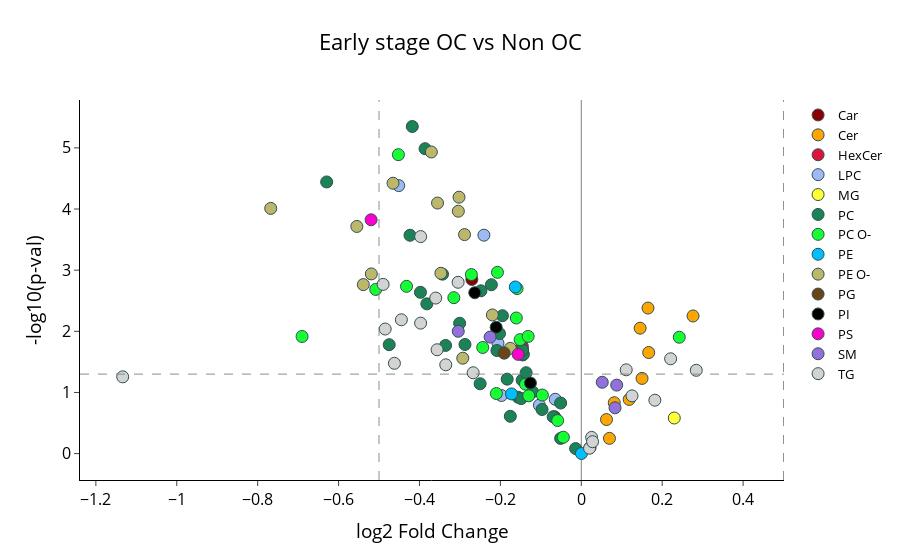

Notebook code cell kept with this figure:
### Code cell
fig = go.Figure()

trace1 = go.Scatter(
 x=car['Log2_FC_early'],
 y=car['negative_log_pval'],
 mode='markers',
 name='Car',
 hovertext=list(vol_early.index),
 marker_color ='darkred', 
 marker_line = dict(width =1, color ='DarkSlateGrey')
)

trace2 = go.Scatter(
 x=cer['Log2_FC_early'],
 y=cer['negative_log_pval'],
 mode='markers',
 name='Cer',
 hovertext=list(vol_early.index),
 marker_color ='orange', 
    marker_line = dict(width =1, color ='DarkSlateGrey')
)

trace3 = go.Scatter(
 x=HexCer['Log2_FC_early'],
 y=HexCer['negative_log_pval'],
 mode='markers',
 name='HexCer',
 hovertext=list(vol_early.index),
 marker_color = 'crimson',
    marker_line = dict(width =1, color ='DarkSlateGrey')
)

trace4 = go.Scatter(
 x=LPC['Log2_FC_early'],
 y=LPC['negative_log_pval'],
 mode='markers',
 name='LPC',
 hovertext=list(vol_early.index),
 marker_color = 'rgb(158,185,243)',
    marker_line = dict(width =1, color ='DarkSlateGrey')
)

trace5 = go.Scatter(
 x=MG['Log2_FC_early'],
 y=MG['negative_log_pval'],
 mode='markers',
 name='MG',
 hovertext=list(vol_early.index),
 marker_color = 'rgb(255,255,51)',
    marker_line = dict(width =1, color ='DarkSlateGrey')
)

trace6 = go.Scatter(
 x=PC['Log2_FC_early'],
 y=PC['negative_log_pval'],
 mode='markers',
 name='PC',
 hovertext=list(vol_early.index),
 marker_color =  '#1C8356',
    marker_line = dict(width =1, color ='DarkSlateGrey')
)

trace7 = go.Scatter(
 x=PC_O['Log2_FC_early'],
 y=PC_O['negative_log_pval'],
 mode='markers',
 name='PC O-',
 hovertext=list(vol_early.index),
 marker_color = '#16FF32',
    marker_line = dict(width =1, color ='DarkSlateGrey')
)

#trace8 = go.Scatter(
 #x=PC_P['Log2_FC_early'],
 #y=PC_P['negative_log_pval'],
 #mode='markers',
 #name='PC P-',
 #hovertext=list(vol_early.index),
 #marker_color = '#511CFB',
    #marker_line = dict(width =1, color ='DarkSlateGrey')
#)

trace9 = go.Scatter(
 x=PE['Log2_FC_early'],
 y=PE['negative_log_pval'],
 mode='markers',
 name='PE',
 hovertext=list(vol_early.index),
 marker_color = 'deepskyblue',
    marker_line = dict(width =1, color ='DarkSlateGrey')
)

trace10 = go.Scatter(
 x=PE_O['Log2_FC_early'],
 y=PE_O['negative_log_pval'],
 mode='markers',
 name='PE O-',
 hovertext=list(vol_early.index),
 marker_color = 'darkkhaki',
    marker_line = dict(width =1, color ='DarkSlateGrey')
)


trace11 = go.Scatter(
 x=PG['Log2_FC_early'],
 y=PG['negative_log_pval'],
 mode='markers',
 name='PG',
 hovertext=list(vol_early.index),
     marker_color = '#6C4516',
    marker_line = dict(width =1, color ='DarkSlateGrey')
)

trace12 = go.Scatter(
 x=PI['Log2_FC_early'],
 y=PI['negative_log_pval'],
 mode='markers',
 name='PI',
 hovertext=list(vol_early.index),
    marker_color = 'black',
    marker_line = dict(width =1, color ='DarkSlateGrey')
)

trace13 = go.Scatter(
 x=PS['Log2_FC_early'],
 y=PS['negative_log_pval'],
 mode='markers',
 name='PS',
 hovertext=list(vol_early.index),
    marker_color = '#FE00CE',
    marker_line = dict(width =1, color ='DarkSlateGrey')
)

trace14 = go.Scatter(
 x=SM['Log2_FC_early'],
 y=SM['negative_log_pval'],
 mode='markers',
 name='SM',
 hovertext=list(vol_early.index), 
    marker_color = 'mediumpurple',
    marker_line = dict(width =1, color ='DarkSlateGrey')
)

trace15 = go.Scatter(
 x=TG['Log2_FC_early'],
 y=TG['negative_log_pval'],
 mode='markers',
 name='TG',
 hovertext=list(vol_early.index),
    marker_color = 'lightgrey',
    marker_line = dict(width =1, color ='DarkSlateGrey')
)

fig.add_trace(trace1)
fig.add_trace(trace2)
fig.add_trace(trace3)
fig.add_trace(trace4)
fig.add_trace(trace5)
fig.add_trace(trace6)
fig.add_trace(trace7)
#fig.add_trace(trace8)
fig.add_trace(trace9)
fig.add_trace(trace10)
fig.add_trace(trace11)
fig.add_trace(trace12)
fig.add_trace(trace13)
fig.add_trace(trace14)
fig.add_trace(trace15)


fig.update_layout(title='Early stage OC vs Non OC', title_x = 0.5,paper_bgcolor = 'rgba(0,0,0,0)', plot_bgcolor = 'rgba(0, 0, 0, 0)', autosize = False)
fig.update_yaxes(title ='-log10(p-val)', ticks ='outside', linewidth = 1, linecolor ='black')
fig.update_xaxes(title =' log2 Fold Change', ticks ='outside', linewidth = 1, linecolor ='black' )
fig.update_xaxes(zeroline=True, zerolinewidth=1, zerolinecolor='grey')
fig.add_hline(y=1.3, line_width = 0.9, line_color = 'grey', line_dash = 'dash')
fig.add_vline(x=0.5, line_width = 0.9, line_color = 'grey', line_dash = 'dash')
fig.add_vline(x=-0.5, line_width = 0.9, line_color = 'grey', line_dash = 'dash')
fig.update_traces(marker_size=12)
fig.update_layout(legend_font_size= 13)
fig.update_layout(font_size=16, font_color ='black')

   
#save_location = 'C:/Users/ssah9/Downloads/updated files/figures/volcano_early.svg'
#save_location = 'C:/Users/samyu/9_20_22 data/updated files 9_27_22/figures/volcano_early.svg'
#save_location = ('C:/Users/samyu/9_20_22 data/updated files 9_27_22/autoscaled training and test set/wo braca/autoscaled/RF features lipid class/vol plot data/figure volcano/vol_early.svg')
#fig.write_image(save_location)
fig.show();

### Figure 1 — Plotly figure (JSON) as saved in the notebook; plotly's stock layout.template omitted (floating-point values rounded to 4 significant figures)
{"data": [{"hovertext": ["0", "1", "2", "3", "4", "5", "6", "7", "8", "9", "10", "11", "12", "13", "14", "15", "16", "17", "18", "19", "20", "21", "22", "23", "24", "25", "26", "27", "28", "29", "30", "31", "32", "33", "34", "35", "36", "37", "38", "39", "40", "41", "42", "43", "44", "45", "46", "47", "48", "49", "50", "51", "52", "53", "54", "55", "56", "57", "58", "59", "60", "61", "62", "63", "64", "65", "66", "67", "68", "69", "70", "71", "72", "73", "74", "75", "76", "77", "78", "79", "80", "81", "82", "83", "84", "85", "86", "87", "88", "89", "90", "91", "92", "93", "94", "95", "96", "97", "98", "99", "100", "101", "102", "103", "104", "105", "106", "107", "108", "109", "110", "111", "112", "113", "114", "115", "116", "117", "118", "119"], "marker": {"color": "darkred", "line": {"color": "DarkSlateGrey", "width": 1}, "size": 12}, "mode": "markers", "name": "Car", "type": "scatter", "x": [-0.2705], "y": [2.849]}, {"hovertext": ["0", "1", "2", "3", "4", "5", "6", "7", "8", "9", "10", "11", "12", "13", "14", "15", "16", "17", "18", "19", "20", "21", "22", "23", "24", "25", "26", "27", "28", "29", "30", "31", "32", "33", "34", "35", "36", "37", "38", "39", "40", "41", "42", "43", "44", "45", "46", "47", "48", "49", "50", "51", "52", "53", "54", "55", "56", "57", "58", "59", "60", "61", "62", "63", "64", "65", "66", "67", "68", "69", "70", "71", "72", "73", "74", "75", "76", "77", "78", "79", "80", "81", "82", "83", "84", "85", "86", "87", "88", "89", "90", "91", "92", "93", "94", "95", "96", "97", "98", "99", "100", "101", "102", "103", "104", "105", "106", "107", "108", "109", "110", "111", "112", "113", "114", "115", "116", "117", "118", "119"], "marker": {"color": "orange", "line": {"color": "DarkSlateGrey", "width": 1}, "size": 12}, "mode": "markers", "name": "Cer", "type": "scatter", "x": [0.1455, 0.1667, 0.06965, 0.06233, 0.1649, 0.08148, 0.1183, 0.1502, 0.2762], "y": [2.051, 1.653, 0.2494, 0.5573, 2.38, 0.8325, 0.8862, 1.23, 2.251]}, {"hovertext": ["0", "1", "2", "3", "4", "5", "6", "7", "8", "9", "10", "11", "12", "13", "14", "15", "16", "17", "18", "19", "20", "21", "22", "23", "24", "25", "26", "27", "28", "29", "30", "31", "32", "33", "34", "35", "36", "37", "38", "39", "40", "41", "42", "43", "44", "45", "46", "47", "48", "49", "50", "51", "52", "53", "54", "55", "56", "57", "58", "59", "60", "61", "62", "63", "64", "65", "66", "67", "68", "69", "70", "71", "72", "73", "74", "75", "76", "77", "78", "79", "80", "81", "82", "83", "84", "85", "86", "87", "88", "89", "90", "91", "92", "93", "94", "95", "96", "97", "98", "99", "100", "101", "102", "103", "104", "105", "106", "107", "108", "109", "110", "111", "112", "113", "114", "115", "116", "117", "118", "119"], "marker": {"color": "crimson", "line": {"color": "DarkSlateGrey", "width": 1}, "size": 12}, "mode": "markers", "name": "HexCer", "type": "scatter", "x": [-0.06598, -0.1457], "y": [0.6023, 1.751]}, {"hovertext": ["0", "1", "2", "3", "4", "5", "6", "7", "8", "9", "10", "11", "12", "13", "14", "15", "16", "17", "18", "19", "20", "21", "22", "23", "24", "25", "26", "27", "28", "29", "30", "31", "32", "33", "34", "35", "36", "37", "38", "39", "40", "41", "42", "43", "44", "45", "46", "47", "48", "49", "50", "51", "52", "53", "54", "55", "56", "57", "58", "59", "60", "61", "62", "63", "64", "65", "66", "67", "68", "69", "70", "71", "72", "73", "74", "75", "76", "77", "78", "79", "80", "81", "82", "83", "84", "85", "86", "87", "88", "89", "90", "91", "92", "93", "94", "95", "96", "97", "98", "99", "100", "101", "102", "103", "104", "105", "106", "107", "108", "109", "110", "111", "112", "113", "114", "115", "116", "117", "118", "119"], "marker": {"color": "rgb(158,185,243)", "line": {"color": "DarkSlateGrey", "width": 1}, "size": 12}, "mode": "markers", "name": "LPC", "type": "scatter", "x": [-0.4514, -0.1974, -0.1036, -0.2408, -0.2059, -0.06437], "y": [4.383, 0.9506, 0.7924, 3.572, 1.806, 0.8888]}, {"hovertext": ["0", "1", "2", "3", "4", "5", "6", "7", "8", "9", "10", "11", "12", "13", "14", "15", "16", "17", "18", "19", "20", "21", "22", "23", "24", "25", "26", "27", "28", "29", "30", "31", "32", "33", "34", "35", "36", "37", "38", "39", "40", "41", "42", "43", "44", "45", "46", "47", "48", "49", "50", "51", "52", "53", "54", "55", "56", "57", "58", "59", "60", "61", "62", "63", "64", "65", "66", "67", "68", "69", "70", "71", "72", "73", "74", "75", "76", "77", "78", "79", "80", "81", "82", "83", "84", "85", "86", "87", "88", "89", "90", "91", "92", "93", "94", "95", "96", "97", "98", "99", "100", "101", "102", "103", "104", "105", "106", "107", "108", "109", "110", "111", "112", "113", "114", "115", "116", "117", "118", "119"], "marker": {"color": "rgb(255,255,51)", "line": {"color": "DarkSlateGrey", "width": 1}, "size": 12}, "mode": "markers", "name": "MG", "type": "scatter", "x": [0.2299], "y": [0.5825]}, {"hovertext": ["0", "1", "2", "3", "4", "5", "6", "7", "8", "9", "10", "11", "12", "13", "14", "15", "16", "17", "18", "19", "20", "21", "22", "23", "24", "25", "26", "27", "28", "29", "30", "31", "32", "33", "34", "35", "36", "37", "38", "39", "40", "41", "42", "43", "44", "45", "46", "47", "48", "49", "50", "51", "52", "53", "54", "55", "56", "57", "58", "59", "60", "61", "62", "63", "64", "65", "66", "67", "68", "69", "70", "71", "72", "73", "74", "75", "76", "77", "78", "79", "80", "81", "82", "83", "84", "85", "86", "87", "88", "89", "90", "91", "92", "93", "94", "95", "96", "97", "98", "99", "100", "101", "102", "103", "104", "105", "106", "107", "108", "109", "110", "111", "112", "113", "114", "115", "116", "117", "118", "119"], "marker": {"color": "#1C8356", "line": {"color": "DarkSlateGrey", "width": 1}, "size": 12}, "mode": "markers", "name": "PC", "type": "scatter", "x": [-0.4234, -0.3862, -0.145, -0.1431, -0.06956, -0.3818, -0.1452, -0.3976, -0.1949, -0.6294, -0.1462, -0.1754, -0.2223, -0.1203, -0.09695, -0.248, -0.05114, -0.2086, -0.1562, -0.4749, -0.1486, -0.01401, -0.2501, -0.2875, -0.3431, -0.1832, -0.3355, -0.4178, -0.3007, -0.1363, -0.2022, -0.05102], "y": [3.571, 4.987, 1.613, 1.624, 0.6034, 2.449, 1.694, 2.638, 2.255, 4.443, 1.202, 0.6102, 2.762, 1.01, 0.7216, 2.663, 0.2488, 1.686, 0.9226, 1.782, 0.9, 0.08192, 1.143, 1.785, 2.935, 1.218, 1.769, 5.35, 2.131, 1.323, 1.963, 0.8274]}, {"hovertext": ["0", "1", "2", "3", "4", "5", "6", "7", "8", "9", "10", "11", "12", "13", "14", "15", "16", "17", "18", "19", "20", "21", "22", "23", "24", "25", "26", "27", "28", "29", "30", "31", "32", "33", "34", "35", "36", "37", "38", "39", "40", "41", "42", "43", "44", "45", "46", "47", "48", "49", "50", "51", "52", "53", "54", "55", "56", "57", "58", "59", "60", "61", "62", "63", "64", "65", "66", "67", "68", "69", "70", "71", "72", "73", "74", "75", "76", "77", "78", "79", "80", "81", "82", "83", "84", "85", "86", "87", "88", "89", "90", "91", "92", "93", "94", "95", "96", "97", "98", "99", "100", "101", "102", "103", "104", "105", "106", "107", "108", "109", "110", "111", "112", "113", "114", "115", "116", "117", "118", "119"], "marker": {"color": "#16FF32", "line": {"color": "DarkSlateGrey", "width": 1}, "size": 12}, "mode": "markers", "name": "PC O-", "type": "scatter", "x": [-0.2072, -0.5081, -0.1513, -0.6903, -0.05841, -0.2099, -0.1379, -0.2437, 0.2422, -0.09622, -0.4521, -0.432, -0.04427, -0.2718, -0.1314, -0.1607, -0.1587, -0.3151, -0.13], "y": [2.964, 2.685, 1.864, 1.916, 0.5414, 0.9826, 1.135, 1.736, 1.903, 0.9576, 4.889, 2.736, 0.2684, 2.928, 1.917, 2.218, 2.7, 2.55, 0.9461]}, {"hovertext": ["0", "1", "2", "3", "4", "5", "6", "7", "8", "9", "10", "11", "12", "13", "14", "15", "16", "17", "18", "19", "20", "21", "22", "23", "24", "25", "26", "27", "28", "29", "30", "31", "32", "33", "34", "35", "36", "37", "38", "39", "40", "41", "42", "43", "44", "45", "46", "47", "48", "49", "50", "51", "52", "53", "54", "55", "56", "57", "58", "59", "60", "61", "62", "63", "64", "65", "66", "67", "68", "69", "70", "71", "72", "73", "74", "75", "76", "77", "78", "79", "80", "81", "82", "83", "84", "85", "86", "87", "88", "89", "90", "91", "92", "93", "94", "95", "96", "97", "98", "99", "100", "101", "102", "103", "104", "105", "106", "107", "108", "109", "110", "111", "112", "113", "114", "115", "116", "117", "118", "119"], "marker": {"color": "deepskyblue", "line": {"color": "DarkSlateGrey", "width": 1}, "size": 12}, "mode": "markers", "name": "PE", "type": "scatter", "x": [0.0004527, -0.1725, -0.1632], "y": [0.001937, 0.9763, 2.725]}, {"hovertext": ["0", "1", "2", "3", "4", "5", "6", "7", "8", "9", "10", "11", "12", "13", "14", "15", "16", "17", "18", "19", "20", "21", "22", "23", "24", "25", "26", "27", "28", "29", "30", "31", "32", "33", "34", "35", "36", "37", "38", "39", "40", "41", "42", "43", "44", "45", "46", "47", "48", "49", "50", "51", "52", "53", "54", "55", "56", "57", "58", "59", "60", "61", "62", "63", "64", "65", "66", "67", "68", "69", "70", "71", "72", "73", "74", "75", "76", "77", "78", "79", "80", "81", "82", "83", "84", "85", "86", "87", "88", "89", "90", "91", "92", "93", "94", "95", "96", "97", "98", "99", "100", "101", "102", "103", "104", "105", "106", "107", "108", "109", "110", "111", "112", "113", "114", "115", "116", "117", "118", "119"], "marker": {"color": "darkkhaki", "line": {"color": "DarkSlateGrey", "width": 1}, "size": 12}, "mode": "markers", "name": "PE O-", "type": "scatter", "x": [-0.1905, -0.5191, -0.2886, -0.3471, -0.3039, -0.7677, -0.5549, -0.4654, -0.2198, -0.1754, -0.3554, -0.3706, -0.3022, -0.5388, -0.293], "y": [1.645, 2.939, 3.582, 2.949, 3.964, 4.01, 3.715, 4.422, 2.268, 1.722, 4.098, 4.933, 4.193, 2.764, 1.561]}, {"hovertext": ["0", "1", "2", "3", "4", "5", "6", "7", "8", "9", "10", "11", "12", "13", "14", "15", "16", "17", "18", "19", "20", "21", "22", "23", "24", "25", "26", "27", "28", "29", "30", "31", "32", "33", "34", "35", "36", "37", "38", "39", "40", "41", "42", "43", "44", "45", "46", "47", "48", "49", "50", "51", "52", "53", "54", "55", "56", "57", "58", "59", "60", "61", "62", "63", "64", "65", "66", "67", "68", "69", "70", "71", "72", "73", "74", "75", "76", "77", "78", "79", "80", "81", "82", "83", "84", "85", "86", "87", "88", "89", "90", "91", "92", "93", "94", "95", "96", "97", "98", "99", "100", "101", "102", "103", "104", "105", "106", "107", "108", "109", "110", "111", "112", "113", "114", "115", "116", "117", "118", "119"], "marker": {"color": "#6C4516", "line": {"color": "DarkSlateGrey", "width": 1}, "size": 12}, "mode": "markers", "name": "PG", "type": "scatter", "x": [-0.1908], "y": [1.647]}, {"hovertext": ["0", "1", "2", "3", "4", "5", "6", "7", "8", "9", "10", "11", "12", "13", "14", "15", "16", "17", "18", "19", "20", "21", "22", "23", "24", "25", "26", "27", "28", "29", "30", "31", "32", "33", "34", "35", "36", "37", "38", "39", "40", "41", "42", "43", "44", "45", "46", "47", "48", "49", "50", "51", "52", "53", "54", "55", "56", "57", "58", "59", "60", "61", "62", "63", "64", "65", "66", "67", "68", "69", "70", "71", "72", "73", "74", "75", "76", "77", "78", "79", "80", "81", "82", "83", "84", "85", "86", "87", "88", "89", "90", "91", "92", "93", "94", "95", "96", "97", "98", "99", "100", "101", "102", "103", "104", "105", "106", "107", "108", "109", "110", "111", "112", "113", "114", "115", "116", "117", "118", "119"], "marker": {"color": "black", "line": {"color": "DarkSlateGrey", "width": 1}, "size": 12}, "mode": "markers", "name": "PI", "type": "scatter", "x": [-0.1258, -0.2104, -0.2634], "y": [1.154, 2.066, 2.631]}, {"hovertext": ["0", "1", "2", "3", "4", "5", "6", "7", "8", "9", "10", "11", "12", "13", "14", "15", "16", "17", "18", "19", "20", "21", "22", "23", "24", "25", "26", "27", "28", "29", "30", "31", "32", "33", "34", "35", "36", "37", "38", "39", "40", "41", "42", "43", "44", "45", "46", "47", "48", "49", "50", "51", "52", "53", "54", "55", "56", "57", "58", "59", "60", "61", "62", "63", "64", "65", "66", "67", "68", "69", "70", "71", "72", "73", "74", "75", "76", "77", "78", "79", "80", "81", "82", "83", "84", "85", "86", "87", "88", "89", "90", "91", "92", "93", "94", "95", "96", "97", "98", "99", "100", "101", "102", "103", "104", "105", "106", "107", "108", "109", "110", "111", "112", "113", "114", "115", "116", "117", "118", "119"], "marker": {"color": "#FE00CE", "line": {"color": "DarkSlateGrey", "width": 1}, "size": 12}, "mode": "markers", "name": "PS", "type": "scatter", "x": [-0.1561, -0.5196], "y": [1.623, 3.824]}, {"hovertext": ["0", "1", "2", "3", "4", "5", "6", "7", "8", "9", "10", "11", "12", "13", "14", "15", "16", "17", "18", "19", "20", "21", "22", "23", "24", "25", "26", "27", "28", "29", "30", "31", "32", "33", "34", "35", "36", "37", "38", "39", "40", "41", "42", "43", "44", "45", "46", "47", "48", "49", "50", "51", "52", "53", "54", "55", "56", "57", "58", "59", "60", "61", "62", "63", "64", "65", "66", "67", "68", "69", "70", "71", "72", "73", "74", "75", "76", "77", "78", "79", "80", "81", "82", "83", "84", "85", "86", "87", "88", "89", "90", "91", "92", "93", "94", "95", "96", "97", "98", "99", "100", "101", "102", "103", "104", "105", "106", "107", "108", "109", "110", "111", "112", "113", "114", "115", "116", "117", "118", "119"], "marker": {"color": "mediumpurple", "line": {"color": "DarkSlateGrey", "width": 1}, "size": 12}, "mode": "markers", "name": "SM", "type": "scatter", "x": [-0.2254, -0.3042, 0.05181, 0.08341, 0.08757], "y": [1.906, 2.0, 1.167, 0.7486, 1.121]}, {"hovertext": ["0", "1", "2", "3", "4", "5", "6", "7", "8", "9", "10", "11", "12", "13", "14", "15", "16", "17", "18", "19", "20", "21", "22", "23", "24", "25", "26", "27", "28", "29", "30", "31", "32", "33", "34", "35", "36", "37", "38", "39", "40", "41", "42", "43", "44", "45", "46", "47", "48", "49", "50", "51", "52", "53", "54", "55", "56", "57", "58", "59", "60", "61", "62", "63", "64", "65", "66", "67", "68", "69", "70", "71", "72", "73", "74", "75", "76", "77", "78", "79", "80", "81", "82", "83", "84", "85", "86", "87", "88", "89", "90", "91", "92", "93", "94", "95", "96", "97", "98", "99", "100", "101", "102", "103", "104", "105", "106", "107", "108", "109", "110", "111", "112", "113", "114", "115", "116", "117", "118", "119"], "marker": {"color": "lightgrey", "line": {"color": "DarkSlateGrey", "width": 1}, "size": 12}, "mode": "markers", "name": "TG", "type": "scatter", "x": [-1.134, -0.4848, -0.2673, -0.4447, -0.335, -0.3972, -0.462, -0.3599, -0.3971, -0.3564, -0.3045, 0.02175, 0.2208, 0.02046, 0.2842, 0.1818, 0.02553, 0.02782, 0.1254, -0.4899, 0.1111], "y": [1.256, 2.038, 1.322, 2.189, 1.452, 2.134, 1.477, 2.544, 3.55, 1.699, 2.802, 0.1004, 1.551, 0.0887, 1.362, 0.8734, 0.2653, 0.195, 0.9445, 2.768, 1.37]}], "layout": {"autosize": false, "font": {"color": "black", "size": 16}, "legend": {"font": {"size": 13}}, "paper_bgcolor": "rgba(0,0,0,0)", "plot_bgcolor": "rgba(0, 0, 0, 0)", "shapes": [{"line": {"color": "grey", "dash": "dash", "width": 0.9}, "type": "line", "x0": 0, "x1": 1, "xref": "x domain", "y0": 1.3, "y1": 1.3, "yref": "y"}, {"line": {"color": "grey", "dash": "dash", "width": 0.9}, "type": "line", "x0": 0.5, "x1": 0.5, "xref": "x", "y0": 0, "y1": 1, "yref": "y domain"}, {"line": {"color": "grey", "dash": "dash", "width": 0.9}, "type": "line", "x0": -0.5, "x1": -0.5, "xref": "x", "y0": 0, "y1": 1, "yref": "y domain"}], "title": {"text": "Early stage OC vs Non OC", "x": 0.5}, "xaxis": {"linecolor": "black", "linewidth": 1, "ticks": "outside", "title": {"text": " log2 Fold Change"}, "zeroline": true, "zerolinecolor": "grey", "zerolinewidth": 1}, "yaxis": {"linecolor": "black", "linewidth": 1, "ticks": "outside", "title": {"text": "-log10(p-val)"}}}}
